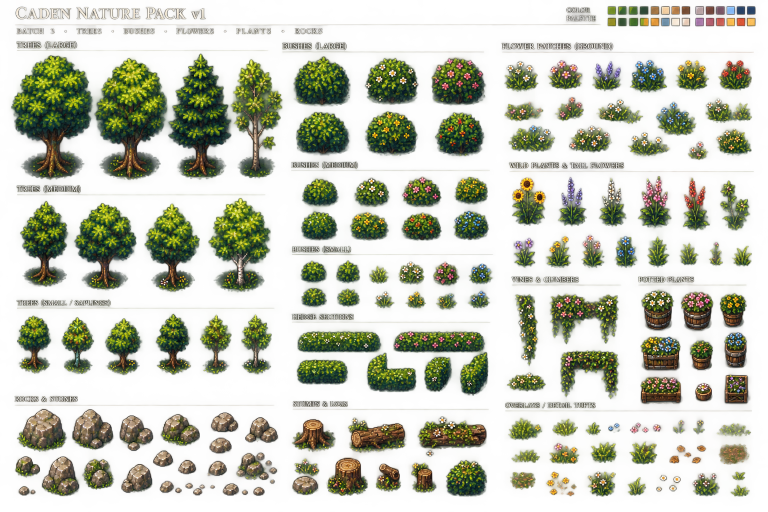
#> input picture assets/source_art/caden/nature/caden_nature_master_v1.png, 1536 x 1024 px (shown at 1/2 size)
$ python -i prepare_caden_nature_runtime_v1.py   (imports and definitions only)
#> lines starting #> are read from the running program, lines starting #| are printed output that depends on the picture
#> further down, picture is the input picture: PIL image 1536x1024 RGBA; mean R, G, B, A 78.7, 84.5, 49.6, 80.4
#!/usr/bin/env python3
"""Prepare the deterministic Caden Nature Runtime v1 derivative set.

The source master is presentation art whose background is encoded as very-low
alpha color. Runtime assets are exact crops, hard-alpha reconstructed, reduced
3:1 with nearest-neighbor sampling, and placed on predictable canvases.
"""

from __future__ import annotations

import argparse
from dataclasses import dataclass
import hashlib
import json
from pathlib import Path

from PIL import Image, ImageDraw, ImageEnhance, ImageOps


ROOT = Path(__file__).resolve().parents[2]
SOURCE = ROOT / "assets/source_art/caden/nature/caden_nature_master_v1.png"
OUT = ROOT / "assets/environments/caden/nature"
PREVIEWS = ROOT / "docs/art/previews"
ARCH_PREVIEW = PREVIEWS / "caden_architecture_runtime_v1_1_town_square_preview.png"

EXPECTED = {
    SOURCE: "611eb43cc137a63b477d982371e88d6d6d07997878a12bde8202ef26cfe93650",
    ROOT / "assets/tilesets/caden/terrain/caden_terrain_runtime_v1_1.png": "bf97e3cb3df741b0290cbac648bb356a33eb65354f79b094f87466f87c82559a",
    ROOT / "assets/environments/caden/architecture/town_square/town_square_building_northwest_v1_1.png": "55ee5c5c35e2f646e5b8b2295680111eba56e71168d5efed5b246ae9f2c0f770",
    ROOT / "assets/environments/caden/architecture/town_square/town_square_building_southwest_v1_1.png": "790f375a5549e91af59950e91c648fc6c547fc2d1b092591dc33a56ba59b6780",
    ROOT / "assets/environments/caden/architecture/town_square/town_square_building_northeast_v1_1.png": "22c8515c03591d869174392fe83ee2a90c909f6c58b70820fb9a6ea60792d1a6",
    ROOT / "assets/environments/caden/architecture/town_square/town_square_building_southeast_v1_1.png": "68c8686dca3dae8f3173415a094c824f8601021ab51b6904968deef5e84ab487",
    ROOT / "assets/environments/caden/architecture/town_square/town_square_building_south_v1_1.png": "0693a95af32429919b54c72b0d4e5817298d6bd37d06897d7009579bc5394caa",
    ROOT / "project.godot": "b560718fd3141c70c318a2843b409b95490b876c139bd77104c125ce181c91f0",
}


@dataclass(frozen=True)
class SpriteSpec:
    key: str
    category: str
    crop: tuple[int, int, int, int]
    canvas: tuple[int, int]
    output_name: str
    implies_collision: bool


SPRITES = (
    SpriteSpec("tree_medium_01", "trees", (25, 397, 142, 584), (64, 96), "caden_tree_medium_01_v1.png", True),
    SpriteSpec("tree_medium_02", "trees", (146, 397, 276, 586), (64, 96), "caden_tree_medium_02_v1.png", True),
    SpriteSpec("tree_small_01", "trees", (25, 634, 116, 768), (32, 64), "caden_tree_small_01_v1.png", True),
    SpriteSpec("tree_small_02", "trees", (117, 634, 207, 769), (64, 64), "caden_tree_small_02_v1.png", True),
    SpriteSpec("bush_medium_01", "shrubs", (583, 350, 700, 430), (64, 32), "caden_bush_medium_01_v1.png", True),
    SpriteSpec("bush_medium_02", "shrubs", (699, 350, 807, 430), (64, 32), "caden_bush_medium_02_v1.png", True),
    SpriteSpec("bush_medium_03", "shrubs", (812, 350, 924, 432), (64, 32), "caden_bush_medium_03_v1.png", True),
    SpriteSpec("shrub_small_01", "shrubs", (590, 520, 665, 586), (32, 32), "caden_shrub_small_01_v1.png", False),
    SpriteSpec("shrub_small_02", "shrubs", (665, 520, 738, 586), (32, 32), "caden_shrub_small_02_v1.png", False),
    SpriteSpec("shrub_small_03", "shrubs", (800, 520, 860, 586), (32, 32), "caden_shrub_small_03_v1.png", False),
    SpriteSpec("rock_small_01", "rocks", (407, 918, 469, 980), (32, 32), "caden_rock_small_01_v1.png", False),
    SpriteSpec("rock_small_02", "rocks", (466, 908, 518, 976), (32, 32), "caden_rock_small_02_v1.png", False),
    SpriteSpec("rock_cluster_01", "rocks", (487, 814, 557, 905), (32, 32), "caden_rock_cluster_01_v1.png", True),
)

GROUND_CROPS = (
    ("flower_01", (1002, 112, 1092, 180)),
    ("flower_02", (1090, 112, 1180, 180)),
    ("flower_03", (1178, 112, 1265, 180)),
    ("flower_04", (1263, 112, 1354, 180)),
    ("flower_05", (1354, 112, 1445, 180)),
    ("tuft_01", (1008, 835, 1093, 895)),
    ("tuft_02", (1092, 835, 1178, 895)),
    ("tuft_03", (1180, 835, 1267, 895)),
    ("tuft_04", (1268, 835, 1355, 895)),
)

PLACEMENTS = {
    "tree_medium_01": [(32, 240), (928, 528)],
    "tree_medium_02": [(32, 512), (928, 208)],
    "tree_small_01": [(32, 656)],
    "tree_small_02": [(928, 96)],
    "bush_medium_01": [(80, 160), (768, 256)],
    "bush_medium_02": [(208, 160), (880, 608)],
    "bush_medium_03": [(80, 608), (896, 255)],
    "shrub_small_01": [(208, 608)],
    "shrub_small_02": [(752, 608)],
    "shrub_small_03": [(240, 128)],
    "rock_small_01": [(272, 80)],
    "rock_small_02": [(688, 640)],
    "rock_cluster_01": [(928, 640)],
}

GROUND_PLACEMENTS = [
    (0, (272, 176)), (1, (336, 176)), (2, (240, 192)), (3, (736, 224)),
    (4, (112, 240)), (5, (192, 224)), (6, (80, 464)), (7, (208, 464)),
    (8, (752, 464)), (0, (880, 464)), (2, (272, 640)), (4, (624, 640)),
    (6, (576, 80)), (8, (336, 80)),
]


def sha256(path: Path) -> str:
    return hashlib.sha256(path.read_bytes()).hexdigest()


# [19 lines left out: functions verify_inputs, hard_alpha, not called in this run]


def harmonize(image: Image.Image) -> Image.Image:
    alpha = image.getchannel("A")
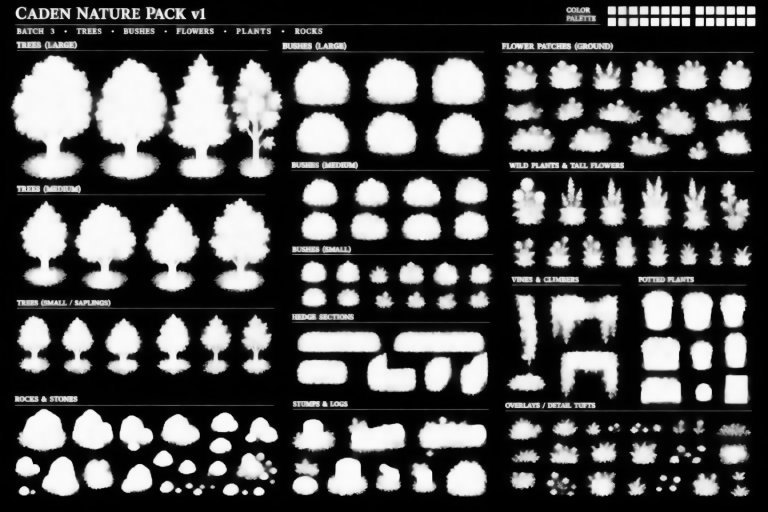
#> alpha: PIL image 1536x1024 L (shown at 1/2 size); min 0, max 252, mean 80.4
    rgb = Image.new("RGB", image.size, (0, 0, 0))
#> rgb: PIL image 1536x1024 RGB; every value is 0
    rgb.paste(image.convert("RGB"), mask=alpha)
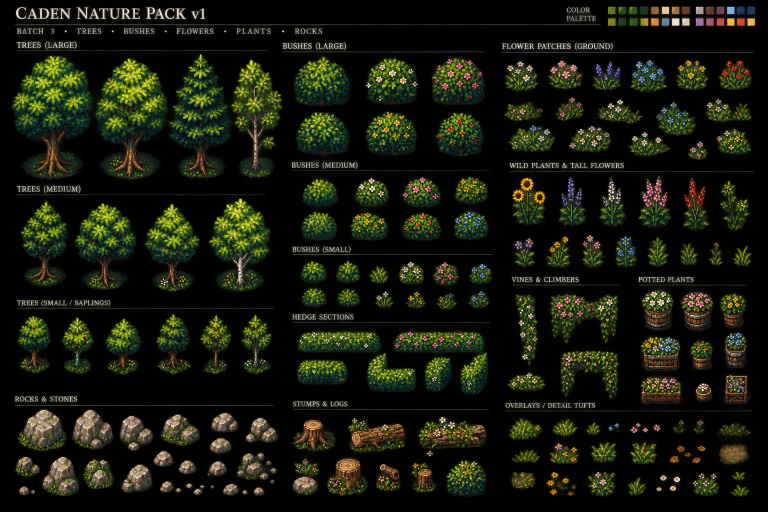
#> rgb: PIL image 1536x1024 RGB (shown at 1/2 size); mean R, G, B 24.3, 27, 13.6
    rgb = ImageEnhance.Color(rgb).enhance(0.88)
    rgb = ImageEnhance.Contrast(rgb).enhance(0.94)
    rgb = ImageEnhance.Brightness(rgb).enhance(0.94)
    result = rgb.convert("RGBA")
    result.putalpha(alpha)
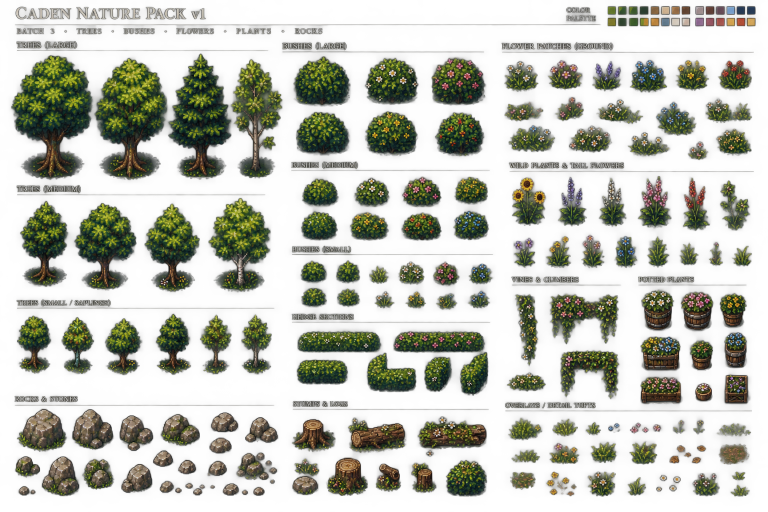
#> result: PIL image 1536x1024 RGBA (shown at 1/2 size); mean R, G, B, A 21.5, 23.6, 13.2, 80.4; transparent parts drawn white
    return result


# [45 lines left out: functions isolate, prepare_sprite, prepare_ground, not called in this run]


def sprite_top_left(image: Image.Image, anchor: tuple[int, int]) -> tuple[int, int]:
    return anchor[0] - image.width // 2, anchor[1] - image.height


# [126 lines left out: functions write_lineup, write_anchor_preview, composite_town_square, write_scene_previews, write_tileset, main, not called in this run]


# [2 lines not run here, left out]

>>> from PIL import Image
>>> picture = Image.open('../../assets/source_art/caden/nature/caden_nature_master_v1.png')
>>> result = harmonize(picture)
